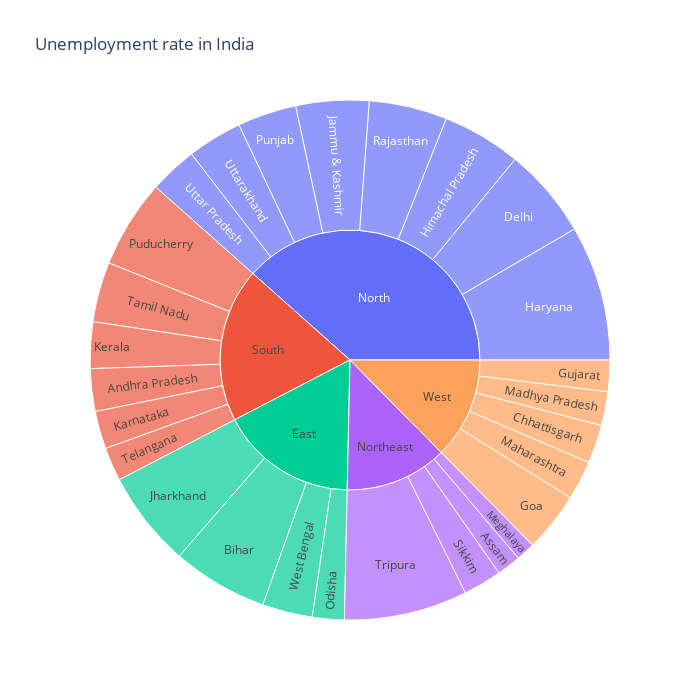

Notebook code for this chart:
### Code cell
unemployment= data[["States","Region","Estimated Unemployment Rate"]]
figure= px.sunburst(unemployment, path=["Region","States"],
                    values="Estimated Unemployment Rate",width=700 , height=700 , color_continuous_scale="RdY1Gn",
                    title="Unemployment rate in India")
figure.show()

### Figure 1 — Plotly figure (JSON) as saved in the notebook; plotly's stock layout.template omitted (floating-point values rounded to 4 significant figures)
{"data": [{"branchvalues": "total", "domain": {"x": [0, 1], "y": [0, 1]}, "hovertemplate": "labels=%{label}<br>Estimated Unemployment Rate=%{value}<br>parent=%{parent}<br>id=%{id}<extra></extra>", "ids": ["South/Andhra Pradesh", "Northeast/Assam", "East/Bihar", "West/Chhattisgarh", "North/Delhi", "West/Goa", "West/Gujarat", "North/Haryana", "North/Himachal Pradesh", "North/Jammu & Kashmir", "East/Jharkhand", "South/Karnataka", "South/Kerala", "West/Madhya Pradesh", "West/Maharashtra", "Northeast/Meghalaya", "East/Odisha", "South/Puducherry", "North/Punjab", "North/Rajasthan", "Northeast/Sikkim", "South/Tamil Nadu", "South/Telangana", "Northeast/Tripura", "North/Uttar Pradesh", "North/Uttarakhand", "East/West Bengal", "East", "North", "Northeast", "South", "West"], "labels": ["Andhra Pradesh", "Assam", "Bihar", "Chhattisgarh", "Delhi", "Goa", "Gujarat", "Haryana", "Himachal Pradesh", "Jammu & Kashmir", "Jharkhand", "Karnataka", "Kerala", "Madhya Pradesh", "Maharashtra", "Meghalaya", "Odisha", "Puducherry", "Punjab", "Rajasthan", "Sikkim", "Tamil Nadu", "Telangana", "Tripura", "Uttar Pradesh", "Uttarakhand", "West Bengal", "East", "North", "Northeast", "South", "West"], "name": "", "parents": ["South", "Northeast", "East", "West", "North", "West", "West", "North", "North", "North", "East", "South", "South", "West", "West", "Northeast", "East", "South", "North", "North", "Northeast", "South", "South", "Northeast", "North", "North", "East", "", "", "", "", ""], "type": "sunburst", "values": [86.64, 48.56, 194.7, 78.19, 184.1, 121.7, 63.76, 274.8, 160.7, 148.3, 195.4, 76.68, 94.34, 68.54, 79.79, 38.66, 64.62, 179.4, 119.8, 158.7, 78.34, 121.9, 68.33, 250.6, 97.37, 111.6, 101.9, 556.6, 1255.0, 416.1, 627.3, 411.9]}], "layout": {"height": 700, "legend": {"tracegroupgap": 0}, "title": {"text": "Unemployment rate in India"}, "width": 700}}
